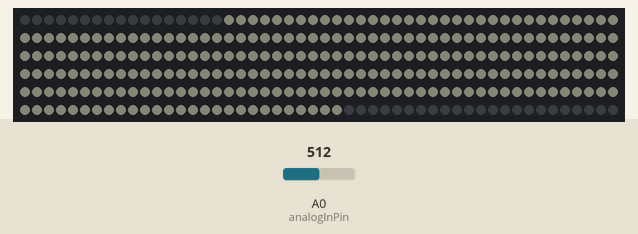
This sketch was run on a simulated Arduino Uno, built with avr-gcc and run on an emulated ATmega328P. Parts: 300 RGB LEDs in strip order, left to right, continuing on the next row. Inputs (shaded band) come from the test bench; at power-on: A0 (analogInPin) = 512. Dim RGB values are drawn brighter than linear; what the sketch prints to the serial monitor is not drawn.

Above: at 1.2 s.

The sketch:

gestioneLuci.ino
```cpp
#include <Adafruit_NeoPixel.h>

int analogInPin = A0;
int sensorValue = 0;
int sensorValue2 = 0;
boolean change = true;
int k;
int intensita = 0;
boolean stato = true;

#define PIN 6

// Parameter 1 = number of pixels in strip (60 per metro, noi se usiamo 5 metri sono 300)
// Parameter 2 = pin number (most are valid)
// Parameter 3 = pixel type flags, add together as needed:
//   NEO_KHZ800  800 KHz bitstream (most NeoPixel products w/WS2812 LEDs)
//   NEO_KHZ400  400 KHz (classic 'v1' (not v2) FLORA pixels, WS2811 drivers)
//   NEO_GRB     Pixels are wired for GRB bitstream (most NeoPixel products)
//   NEO_RGB     Pixels are wired for RGB bitstream (v1 FLORA pixels, not v2)
Adafruit_NeoPixel strip = Adafruit_NeoPixel(300, PIN, NEO_GRB + NEO_KHZ800); //300 numero led usati
void setup() {
  Serial.begin(9600);
  pinMode( analogInPin, INPUT);

  strip.begin();
  strip.show(); // Initialize all pixels to 'off'

}
void loop() {

  sensorValue = analogRead(analogInPin);

  Serial.print("sensor = " );
  Serial.println(sensorValue);

  delay(100); //delay per rilevare intensità da sensore

  int wait = 10;
  uint32_t c = strip.Color(255, 255, 200);
  uint32_t off = strip.Color(0, 0, 0);

  if(sensorValue < 860 or sensorValue >870){
              stato = true;
     }

  while(stato){
     for(uint16_t i=17; i<277; i++) {
          strip.setPixelColor(i, c);
          strip.setBrightness(intensita); //regolare luminosità da 0 a 255
     }
     strip.show();
     delay(wait);

     sensorValue2 = analogRead(analogInPin);
     Serial.print("sensor_2 = " );
     Serial.println(sensorValue2);
     delay(100);


     if(sensorValue2 < 855 and intensita <= 254){ //abbasso di poco il valore per evitare che il sensore aumenti a dismisura poichè faccia continuamente i valori limite
              intensita += 1;
     }
     if(sensorValue2 > 875 and intensita >= 1){
               intensita -= 1;
     }
     if((sensorValue2 >= 860 and sensorValue2 <= 870) or intensita == 0){
              stato = false;
     }

     Serial.print("intensita = " );
     Serial.println(intensita);

  }

}
```
